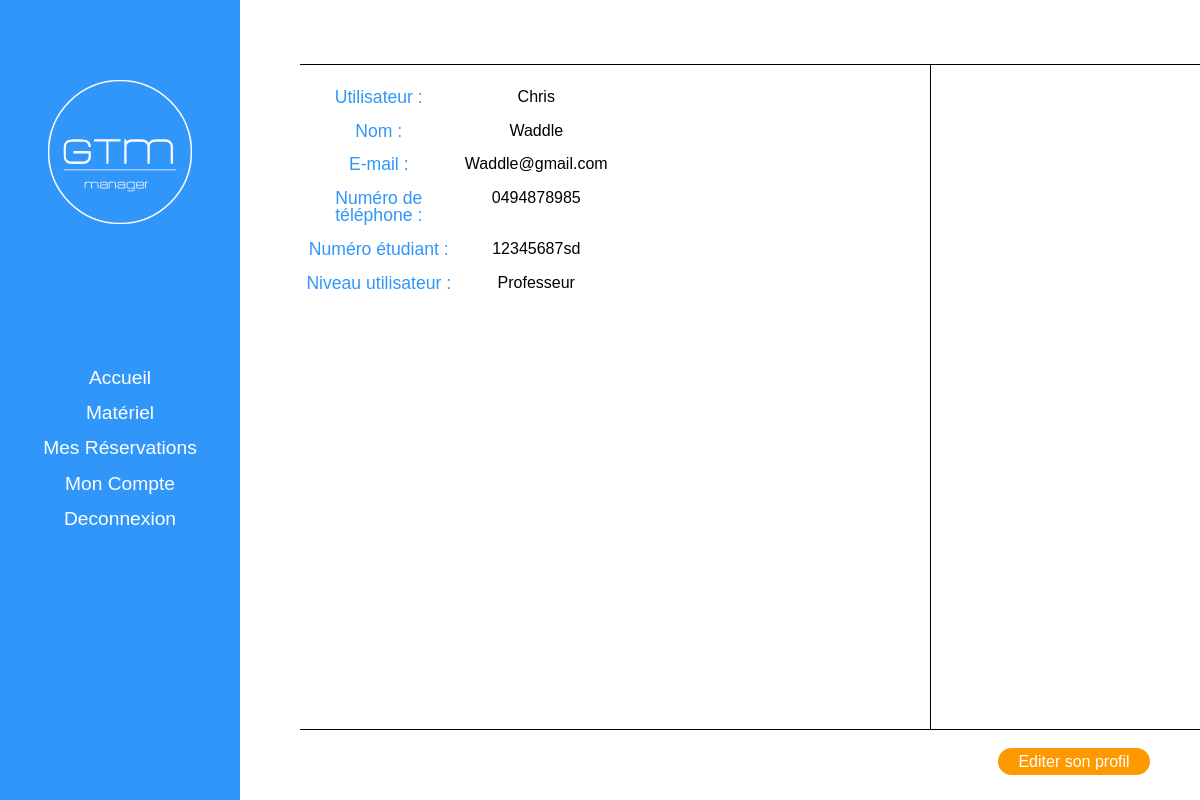
/account (signed in), run on the app's committed database.
### tables this page shows
CREATE TABLE `users` (
  `id` int(9) NOT NULL,
  `name` varchar(255) NOT NULL,
  `first_name` varchar(255) NOT NULL,
  `email` varchar(255) NOT NULL,
  `phone` varchar(255) NOT NULL,
  `student_number` varchar(255) NOT NULL,
  `password` varchar(255) NOT NULL,
  `user_level` int(1) NOT NULL DEFAULT '1',
  `actif` int(1) NOT NULL DEFAULT '1'
);

### View/template/template1/pages/account/index.php (called while the page is built, shortened)
<?php
$page = 'home';
require ($chemin_template.'pages/account/'. $page .'.php');

### Controller/Users.controller.php (called while the page is built, shortened)
<?php
$users = new Users($db);

### Model/Users.class.php (called while the page is built, shortened)
<?php
    class Users extends Connexion
    {
        private $_name;
        private $_firstname;
        private $_email;
        private $_phone;
        private $_student_number;
        private $_user_level;
        public function get_name()
        {
            return $this->_name;
        }
        public function get_firstname()
        {
            return $this->_firstname;
        }
        public function get_email()
        {
            return $this->_email;
        }
        public function get_phone()
        {
            return $this->_phone;
        }
        public function get_student_number()
        {
            return $this->_student_number;
        }
        public function get_user_level()
        {
            return $this->_user_level;
        }
        public function displaySingleUser($id)
        {
            $req = $this->_conn->prepare('SELECT * FROM users WHERE id =:id');
            $req->bindParam(':id', $id);
            $req->execute();
            $res = $req->fetch(PDO::FETCH_ASSOC);
            $this->_name = $res['name'];
            $this->_firstname = $res['first_name'];
            $this->_email = $res['email'];
            $this->_phone = $res['phone'];
            $this->_student_number = $res['student_number'];
            $this->_user_level = $res['user_level'];
        }
}

### Model/Connexion.class.php (called while the page is built, shortened)
<?php
class Connexion
{
    public function setConn(PDO $db)
    {
        $this->_conn = $db;
    }
}

### config.php (called while the page is built, shortened)
<?php
$correctSlug = "";

### View/template/template1/pages/account/home.php (the view)
<?php require 'Controller/Users.controller.php'; ?>
<?php
    if (isset($_SESSION['user_logged_in'])) {
        $users->displaySingleUser($_SESSION['user_id']);
    }
?>
    <div id="menu_top"></div>
    <div class="ligne"></div>
    <div id="affichage">
        <table>
            <tbody>
                <tr>
                    <td>
                        <span>Utilisateur : </span>
                    </td>
                    <td>
                        <?= ucfirst(htmlspecialchars($users->get_firstname())) ;?>
                    </td>
                </tr>
                <tr>
                    <td>
                        <span>Nom : </span>
                    </td>
                    <td>
                        <?= ucfirst(htmlspecialchars($users->get_name())) ;?>
                    </td>
                </tr>
                <tr>
                    <td>
                        <span>E-mail : </span>
                    </td>
                    <td>
                        <?= ucfirst(htmlspecialchars($users->get_email())) ;?>
                    </td>
                </tr>
                <tr>
                    <td>
                        <span>Numéro de téléphone : </span>
                    </td>
                    <td>
                        <?= ucfirst(htmlspecialchars($users->get_phone())) ;?>
                    </td>
                </tr>
                <tr>
                    <td>
                        <span>Numéro étudiant : </span>
                    </td>
                    <td>
                        <?= ucfirst(htmlspecialchars($users->get_student_number())) ;?>
                    </td>
                </tr>
                <tr>
                    <td>
                        <span>Niveau utilisateur : </span>
                    </td>
                    <td>
                        <?= $users->get_user_level() === 1 ? 'Élève' : 'Professeur'; ?>
                    </td>
                </tr>
            </tbody>
        </table>
    </div>
    <div class="ligne"></div>
    <div id="legend_bottom">
        <div id="actions">
            <a class="edit" href="<?= $correctSlug ?>account/edit">Editer son profil</a>
        </div>
    </div>

### View/template/template1/css/styles.css (style rules this page uses)
html,body { font-family: 'Rajdhani', sans-serif; }
a { text-decoration: none; }
:root { --bleu:rgba(49,150,250,1); --orange:rgb(255, 153, 0); --blanc:#FFF; --noir:#000; --gris:#707070; }
.ligne { width: 100%; height: 1px; background: var(--noir); clear: both; }
#menu_top { height:8vh; width: 100%; }
#affichage { width:70%; height: 80vh; float: left; overflow-y: scroll; border-right: 1px solid var(--noir); padding: 2vh 0 1vh; }
#affichage table { width: 100%; text-align: center; padding-bottom: 10vh; }
#affichage table td, #affichage table th { float: left; width: 25%; }
#affichage table td { padding: 1vh 0; }
#affichage table span, .group_form label, .group_form p { color: var(--bleu); font-size: 1.1em; }
#legend_bottom { height:8vh; width: 100%; line-height: 8vh; clear: both; }
#actions { float: right; margin-right: 5%; text-align: right; width: 40%; }
.saved, .edit, .button_submit { color: #FFF; padding: 5px 20px; border-radius: 20px; }
.edit { background: var(--orange); margin: 0 1.5%; }

### data on the page
users: first_name "Chris", name "Waddle", email "Waddle@gmail.com", phone "0494878985", student_number "12345687sd"
